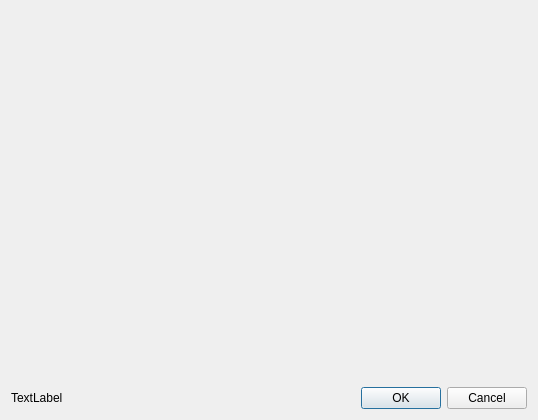
<?xml version="1.0" encoding="UTF-8"?>
<ui version="4.0">
 <class>Webcam::WebcamDialog</class>
 <widget class="QDialog" name="Webcam::WebcamDialog">
  <property name="geometry">
   <rect>
    <x>0</x>
    <y>0</y>
    <width>538</width>
    <height>420</height>
   </rect>
  </property>
  <property name="windowTitle">
   <string>Dialog</string>
  </property>
  <layout class="QVBoxLayout" name="verticalLayout">
   <item>
    <widget class="Webcam::Internal::OpenCVWidget" name="openCVWidget" native="true">
     <property name="sizePolicy">
      <sizepolicy hsizetype="Preferred" vsizetype="Expanding">
       <horstretch>0</horstretch>
       <verstretch>0</verstretch>
      </sizepolicy>
     </property>
    </widget>
   </item>
   <item>
    <layout class="QHBoxLayout" name="horizontalLayout">
     <item>
      <widget class="QLabel" name="label">
       <property name="text">
        <string>TextLabel</string>
       </property>
      </widget>
     </item>
     <item>
      <widget class="QDialogButtonBox" name="buttonBox">
       <property name="standardButtons">
        <set>QDialogButtonBox::Cancel|QDialogButtonBox::Ok</set>
       </property>
      </widget>
     </item>
    </layout>
   </item>
  </layout>
 </widget>
 <customwidgets>
  <customwidget>
   <class>Webcam::Internal::OpenCVWidget</class>
   <extends>QWidget</extends>
   <header>opencvwidget.h</header>
   <container>1</container>
  </customwidget>
 </customwidgets>
 <resources/>
 <connections>
  <connection>
   <sender>buttonBox</sender>
   <signal>accepted()</signal>
   <receiver>Webcam::WebcamDialog</receiver>
   <slot>accept()</slot>
   <hints>
    <hint type="sourcelabel">
     <x>291</x>
     <y>400</y>
    </hint>
    <hint type="destinationlabel">
     <x>350</x>
     <y>415</y>
    </hint>
   </hints>
  </connection>
  <connection>
   <sender>buttonBox</sender>
   <signal>rejected()</signal>
   <receiver>Webcam::WebcamDialog</receiver>
   <slot>reject()</slot>
   <hints>
    <hint type="sourcelabel">
     <x>231</x>
     <y>396</y>
    </hint>
    <hint type="destinationlabel">
     <x>224</x>
     <y>415</y>
    </hint>
   </hints>
  </connection>
 </connections>
</ui>
